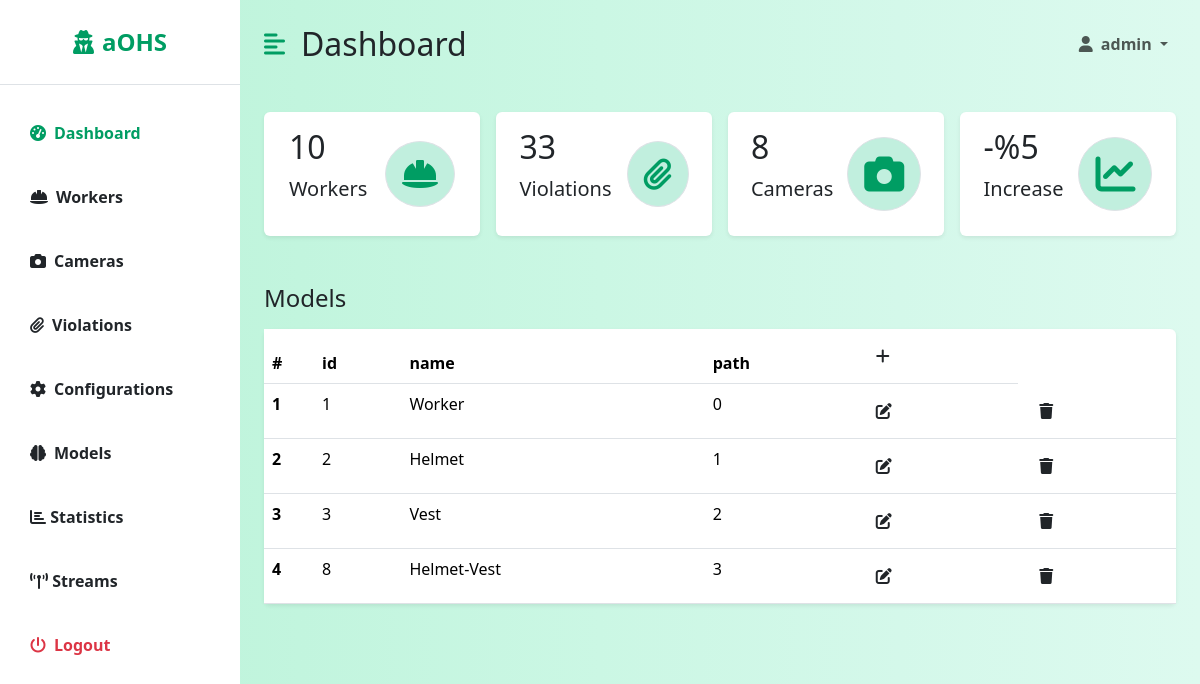
Screenshot of /dashboard/models/ (signed in) with the database file from the repository.
### backend/models.py (models this page shows, shortened)
class Model(models.Model):
    id = models.AutoField(primary_key=True)
    name = models.CharField(max_length=100, null=False)
    path = models.CharField(max_length=100, null=False)
    created = models.DateTimeField(auto_now_add=True)
    modified = models.DateTimeField(auto_now=True)

### dashboard/views/model_views.py (the view, shortened to what this page needs)
# urls.py: path('models/', ModelView.as_view()),
class ModelView(LoginRequiredMixin, View, GetCountsMixin):
    login_url = '/login/'
    redirect_field_name = 'redirect_to'
    def get(self, request):
        headers = ['id', 'name', 'path']
        models = Model.objects.all()
        return render(request, 'dashboard/listModel.html',
                      {'headers': headers, 'data': models, 'counts': super().get_counts()})

### dashboard/views/mixins.py (called while the page is built)
    def get_counts(self):
        counts = {
            'workers': Worker.objects.filter(active=True).count(),
            'violations': Violation.objects.filter(valid=True).count(),
            'cameras': Camera.objects.count(),
        }
        return counts

### dashboard/templates/dashboard/listModel.html
{% extends 'dashboard/dashboard.html' %}
{% block table %}
    <h3 class="fs-4 mb-3">Models</h3>
    <table class="table bg-white rounded shadow-sm  table-hover">
        <thead>
            <tr>
                <th scope="col" width="50">#</th>
                {% for header in headers %}
                    <th scope="col">{{ header }}</th>
                {% endfor %}
                <th><a class="btn" href="/dashboard/"><i class="fa fa-plus"></i></a></th>
            </tr>
        </thead>
        <tbody>
        {% for datum in data %}
            <tr>
                <th scope="row">{{ forloop.counter }}</th>
                <td>{{ datum.id }}</td>
                <td>{{ datum.name }}</td>
                <td>{{ datum.path }}</td>
                <th><a class="btn" href="/dashboard/models/edit/{{ datum.id }}/"><i class="fa fa-edit"></i></a></th>
                <th><a class="btn" href="/dashboard/models/delete/{{ datum.id }}/"><i class="fa fa-trash"></i></a></th>
            </tr>
        {% endfor %}
        </tbody>
    </table>
{% endblock %}

### dashboard/templates/dashboard/dashboard.html (shortened to what this page needs)
{% extends 'base.html' %}
{% block dashboard %}
    <div class="d-flex" id="wrapper">
        <div class="bg-white" id="sidebar-wrapper">
            <div class="sidebar-heading text-center py-4 primary-text fs-4 fw-bold  border-bottom"><i
                    class="fas fa-user-secret me-2"></i>aOHS</div>
            <div class="list-group list-group-flush my-3">
                <a href="/dashboard/" class="list-group-item list-group-item-action bg-transparent second-text active"><i
                        class="fas fa-tachometer-alt me-2"></i>Dashboard</a>
                <a href="/dashboard/workers/" class="list-group-item list-group-item-action bg-transparent second-text fw-bold"><i
                        class="fas fa-hard-hat me-2"></i>Workers</a>
                <a href="/dashboard/cameras/" class="list-group-item list-group-item-action bg-transparent second-text fw-bold"><i
                        class="fas fa-camera me-2"></i>Cameras</a>
                <a href="/dashboard/violations/" class="list-group-item list-group-item-action bg-transparent second-text fw-bold"><i
                        class="fas fa-paperclip me-2"></i>Violations</a>
                <a href="/dashboard/configurations/" class="list-group-item list-group-item-action bg-transparent second-text fw-bold"><i
                        class="fas fa-cog me-2"></i>Configurations</a>
                <a href="/dashboard/models/" class="list-group-item list-group-item-action bg-transparent second-text fw-bold"><i
                        class="fas fa-brain me-2"></i>Models</a>
                <a href="/dashboard/statistics/" class="list-group-item list-group-item-action bg-transparent second-text fw-bold"><i
                        class="fa fa-bar-chart"></i> Statistics</a>
                <a href="/dashboard/streams/" class="list-group-item list-group-item-action bg-transparent second-text fw-bold"><i
                        class="fa fa-broadcast-tower fa-flip"></i> Streams</a>
                <a href="/logout" class="list-group-item list-group-item-action bg-transparent text-danger fw-bold"><i
                        class="fas fa-power-off me-2"></i>Logout</a>
            </div>
        </div>
        <div id="page-content-wrapper">
            <nav class="navbar navbar-expand-lg navbar-light bg-transparent py-4 px-4">
                <div class="d-flex align-items-center">
                    <i class="fas fa-align-left primary-text fs-4 me-3" id="menu-toggle"></i>
                    <h2 class="fs-2 m-0">Dashboard</h2>
                </div>
                <div class="collapse navbar-collapse" id="navbarSupportedContent">
                    <ul class="navbar-nav ms-auto mb-2 mb-lg-0">
                        <li class="nav-item dropdown">
                            <a class="nav-link dropdown-toggle second-text fw-bold" href="#" id="navbarDropdown"
                                role="button" data-bs-toggle="dropdown" aria-expanded="false">
                                <i class="fas fa-user me-2"></i>{{ user.username }}
                            </a>
                        </li>
                    </ul>
                </div>
            </nav>
            <div class="container-fluid px-4">
                <div class="row g-3 my-2">
                    <div class="col-md-3">
                        <div class="p-3 bg-white shadow-sm d-flex justify-content-around align-items-center rounded">
                            <div>
                                <h3 class="fs-2">{{ counts.workers }}</h3>
                                <p class="fs-5">Workers</p>
                            </div>
                            <i class="fas fa-hard-hat fs-2 primary-text border rounded-full secondary-bg p-3"></i>
                        </div>
                    </div>
                    <div class="col-md-3">
                        <div class="p-3 bg-white shadow-sm d-flex justify-content-around align-items-center rounded">
                            <div>
                                <h3 class="fs-2">{{ counts.violations }}</h3>
                                <p class="fs-5">Violations</p>
                            </div>
                            <i
                                class="fas fa-paperclip fs-2 primary-text border rounded-full secondary-bg p-3"></i>
                        </div>
                    </div>
                    <div class="col-md-3">
                        <div class="p-3 bg-white shadow-sm d-flex justify-content-around align-items-center rounded">
                            <div>
                                <h3 class="fs-2">{{ counts.cameras }}</h3>
                                <p class="fs-5">Cameras</p>
                            </div>
                            <i class="fas fa-camera  fs-1 primary-text border rounded-full secondary-bg p-3"></i>
                        </div>
                    </div>
                    <div class="col-md-3">
                        <div class="p-3 bg-white shadow-sm d-flex justify-content-around align-items-center rounded">
                            <div>
                                <h3 class="fs-2">-%5</h3>
                                <p class="fs-5">Increase</p>
                            </div>
                            <i class="fas fa-chart-line fs-1 primary-text border rounded-full secondary-bg p-3"></i>
                        </div>
                    </div>
                </div>
                <div class="row my-5">
                    <div class="col">
                        {% block table %}
                        {% endblock %}
                    </div>
                </div>
            </div>
        </div>
    </div>
{% endblock %}

### templates/base.html (style rules this page uses)
:root { --main-bg-color: #009d63; --main-text-color: #009d63; --second-text-color: #bbbec5; --second-bg-color: #c1efde; }
.primary-text { color: var(--main-text-color); }
.secondary-bg { background-color: var(--second-bg-color); }
.rounded-full { border-radius: 100%; }
#wrapper { overflow-x: hidden; background-image: linear-gradient( to right, #baf3d7, #c2f5de, #cbf7e4, #d4f8ea, #ddfaef ); }
#sidebar-wrapper { min-height: 100vh; margin-left: -15rem; transition: margin 0.25s ease-out; }
#sidebar-wrapper .sidebar-heading { padding: 0.875rem 1.25rem; font-size: 1.2rem; }
#sidebar-wrapper .list-group { width: 15rem; }
#page-content-wrapper { min-width: 100vw; }
#menu-toggle { cursor: pointer; }
.list-group-item { border: none; padding: 20px 30px; }
.list-group-item.active { background-color: transparent; color: var(--main-text-color); font-weight: bold; border: none; }
@media (min-width: 768px) { #sidebar-wrapper { margin-left: 0; } }
@media (min-width: 768px) { #page-content-wrapper { min-width: 0; width: 100%; } }

### rows the page displays
Model: id "1", name "Worker", path "0"
Model: id "2", name "Helmet", path "1"
Model: id "3", name "Vest", path "2"
Model: id "8", name "Helmet-Vest", path "3"

### other values shown
{{ user.username }} "admin"
{{ counts.workers }} "10"
{{ counts.violations }} "33"
{{ counts.cameras }} "8"
{{ header }} "id" "name" "path"
